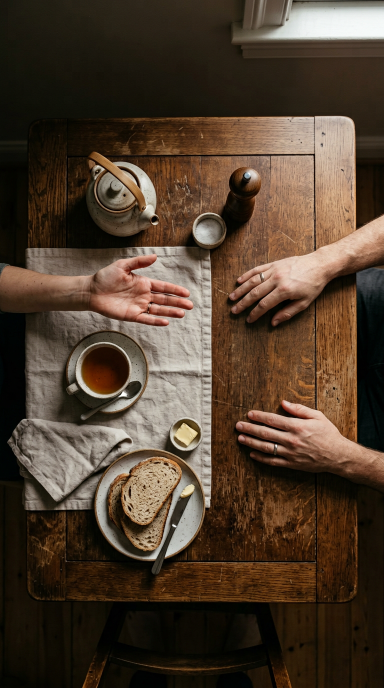
#> input picture production/yeni-senaryolar/VID-002/sahne-1-yeni.png, 768 x 1376 px (shown at 1/2 size)
$ python kapak_vid002_v3.py
#> lines starting #> are read from the running program, lines starting #| are printed output that depends on the picture
#!/usr/bin/env python3
"""Generate a high-contrast, scenario-specific VID-002 mobile cover."""
from pathlib import Path
from PIL import Image, ImageDraw, ImageFont, ImageOps
p = Path(__file__).parent / 'VID-002'
im = ImageOps.fit(Image.open(p / 'sahne-1-yeni.png').convert('RGB'), (1080, 1920))
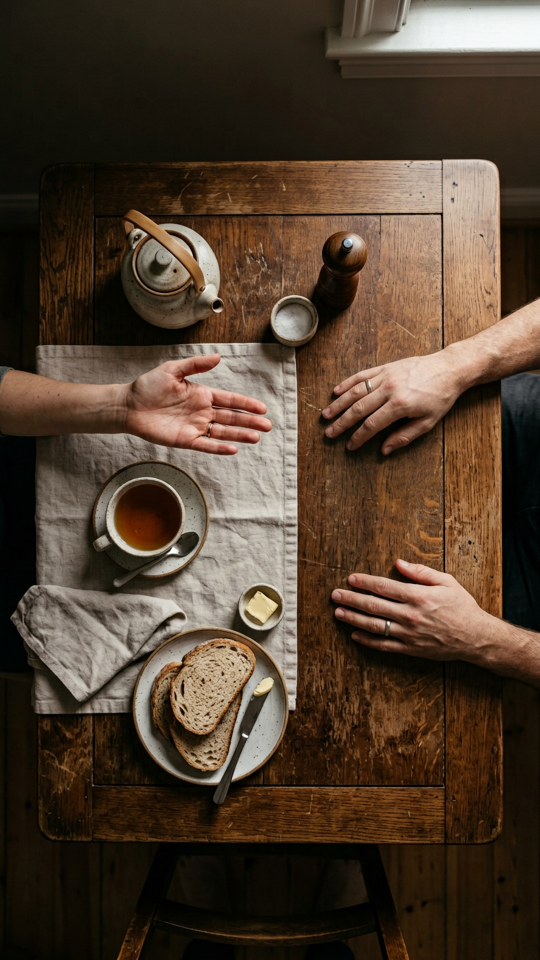
#> im: PIL image 1080x1920 RGB (shown at 1/2 size); mean R, G, B 79.1, 61.7, 46
d = ImageDraw.Draw(im, 'RGBA')
d.rounded_rectangle((25, 560, 1055, 1170), radius=35, fill=(10, 9, 8, 232), outline=(255, 255, 255, 235), width=6)
font_path = '/usr/share/fonts/truetype/dejavu/DejaVuSans-Bold.ttf'
def drawline(y, text, fill, maximum):
#> called with y = 595, text = 'LAF SOKANA', fill = (255, 255, 255, 255), maximum = 148
    for size in range(maximum, 40, -1):
        font = ImageFont.truetype(font_path, size)
        box = d.textbbox((0, 0), text, font=font, stroke_width=3)
        if box[2] - box[0] <= 960:
            break
#> this loop made 16 passes
#> box on passes 1 to 12: (-3, 25, 1065, 143), (-3, 25, 1058, 142), (-3, 25, 1050, 141), (-3, 24, 1043, 140), (-3, 24, 1036, 139), (-3, 24, 1029, 138), (-3, 23, 1022, 137), (-3, 23, 1014, 136), (-3, 23, 1007, 135), (-3, 24, 1000, 135), (-3, 23, 993, 134), (-3, 23, 986, 133)
    x = (1080 - (box[2] - box[0])) // 2
#> x = 60
    d.text((x, y), text, font=font, fill=fill, stroke_width=3, stroke_fill=(0, 0, 0, 255))
drawline(595, 'LAF SOKANA', (255,255,255,255), 148)
drawline(752, 'BEKLENMEDİK', (255,255,255,255), 134)
#> the loop in drawline (call 2), `for size in range(maximum, 40, -1):` made 17 passes
#> box on passes 1 to 12: (-3, -2, 1084, 128), (-3, -2, 1076, 127), (-3, -3, 1068, 126), (-3, -3, 1060, 125), (-3, -3, 1052, 124), (-3, -4, 1043, 123), (-3, -2, 1036, 122), (-3, -2, 1028, 121), (-3, -3, 1020, 120), (-3, -2, 1011, 120), (-3, -3, 1003, 119), (-3, -2, 996, 118)
d.rounded_rectangle((72, 950, 1008, 1122), radius=22, fill=(255, 222, 40, 255), outline=(0,0,0,255), width=5)
drawline(970, 'TEK SORU!', (14, 12, 8, 255), 145)
im.save(p / 'VID-002-img-1-v3.jpg', quality=93)
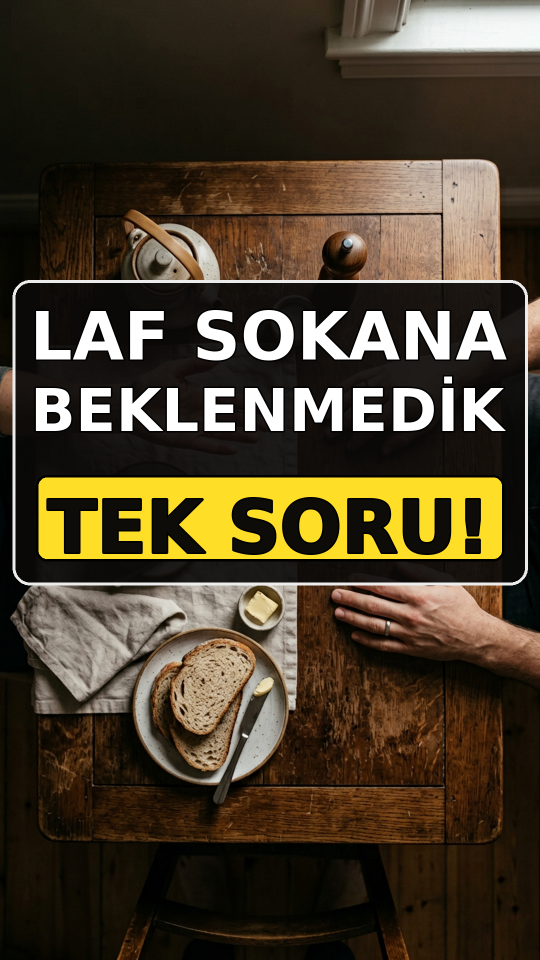
#> saved as VID-002-img-1-v3.jpg: PIL image 1080x1920 RGB (shown at 1/2 size); mean R, G, B 73.7, 61.8, 42.9
im.resize((180, 320)).save('/tmp/vid002-kapak-v3-kucuk.jpg', quality=90)
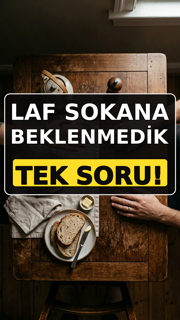
#> saved as vid002-kapak-v3-kucuk.jpg: PIL image 180x320 RGB; mean R, G, B 73.5, 61.7, 42.7

$ run again, with production/yeni-senaryolar/VID-002/sahne-2-yeni.png copied over production/yeni-senaryolar/VID-002/sahne-1-yeni.png
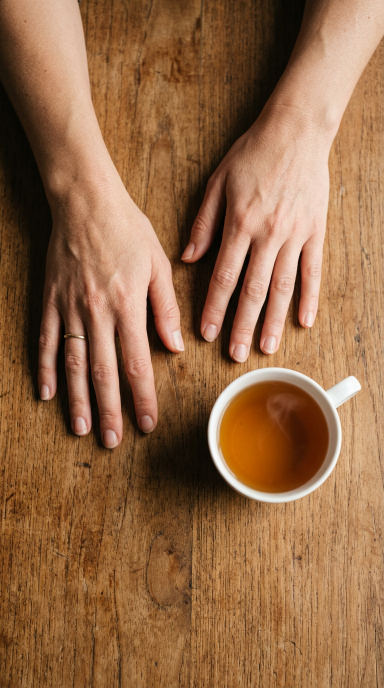
#> input picture production/yeni-senaryolar/VID-002/sahne-2-yeni.png, 768 x 1376 px (shown at 1/2 size)
#> the loop in drawline, `for size in range(maximum, 40, -1):` made 16 passes
#> box on passes 1 to 8: (-3, 25, 1065, 143), (-3, 25, 1058, 142), (-3, 25, 1050, 141), (-3, 24, 1043, 140), (-3, 24, 1036, 139), (-3, 24, 1029, 138), (-3, 23, 1022, 137), (-3, 23, 1014, 136)
#> x = 60
#> the loop in drawline (call 2), `for size in range(maximum, 40, -1):` made 17 passes
#> box on passes 1 to 8: (-3, -2, 1084, 128), (-3, -2, 1076, 127), (-3, -3, 1068, 126), (-3, -3, 1060, 125), (-3, -3, 1052, 124), (-3, -4, 1043, 123), (-3, -2, 1036, 122), (-3, -2, 1028, 121)
#> `im.save(p / 'VID-002-img-1-v3.jpg', quality=93)`:
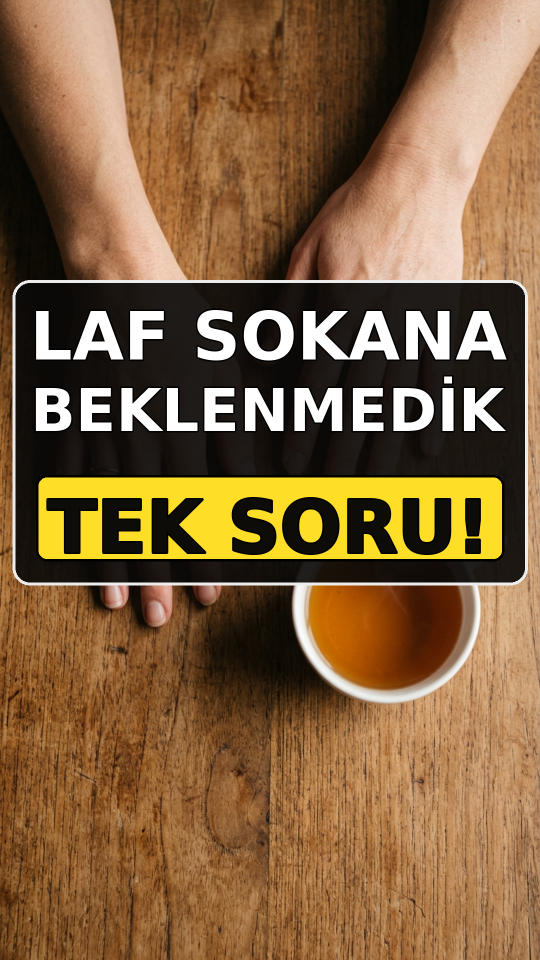
#> saved as VID-002-img-1-v3.jpg: PIL image 1080x1920 RGB (shown at 1/2 size); mean R, G, B 130.2, 97.7, 62.8
#> `im.resize((180, 320)).save('/tmp/vid002-kapak-v3-kucuk.jpg', quality=90)`:
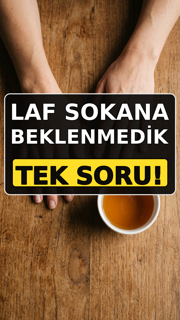
#> saved as vid002-kapak-v3-kucuk.jpg: PIL image 180x320 RGB; mean R, G, B 129.9, 97.6, 62.7

$ run again, with production/yeni-senaryolar/VID-002/sahne-3-yeni.png copied over production/yeni-senaryolar/VID-002/sahne-1-yeni.png
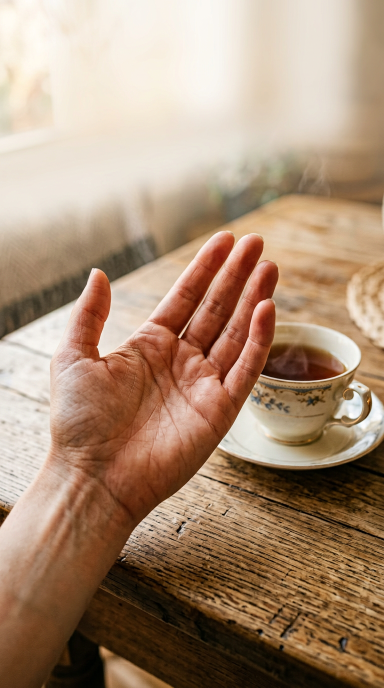
#> input picture production/yeni-senaryolar/VID-002/sahne-3-yeni.png, 768 x 1376 px (shown at 1/2 size)
#> `im = ImageOps.fit(Image.open(p / 'sahne-1-yeni.png').convert('RGB'), (..`:
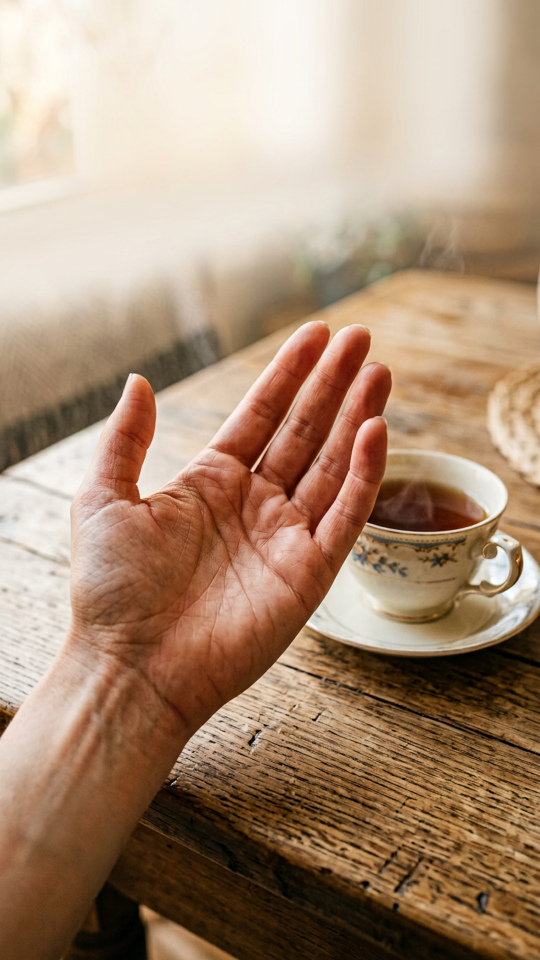
#> im: PIL image 1080x1920 RGB (shown at 1/2 size); mean R, G, B 170, 142.1, 118.2
#> the loop in drawline, `for size in range(maximum, 40, -1):` made 16 passes
#> box on passes 1 to 8: (-3, 25, 1065, 143), (-3, 25, 1058, 142), (-3, 25, 1050, 141), (-3, 24, 1043, 140), (-3, 24, 1036, 139), (-3, 24, 1029, 138), (-3, 23, 1022, 137), (-3, 23, 1014, 136)
#> x = 60
#> the loop in drawline (call 2), `for size in range(maximum, 40, -1):` made 17 passes
#> box on passes 1 to 8: (-3, -2, 1084, 128), (-3, -2, 1076, 127), (-3, -3, 1068, 126), (-3, -3, 1060, 125), (-3, -3, 1052, 124), (-3, -4, 1043, 123), (-3, -2, 1036, 122), (-3, -2, 1028, 121)
#> `im.resize((180, 320)).save('/tmp/vid002-kapak-v3-kucuk.jpg', quality=90)`:
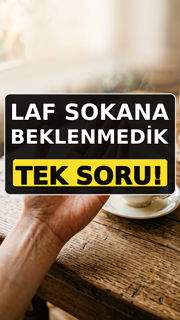
#> saved as vid002-kapak-v3-kucuk.jpg: PIL image 180x320 RGB; mean R, G, B 145.2, 126.9, 101.9

$ run again, with production/yeni-senaryolar/VID-002/sahne-4.png copied over production/yeni-senaryolar/VID-002/sahne-1-yeni.png
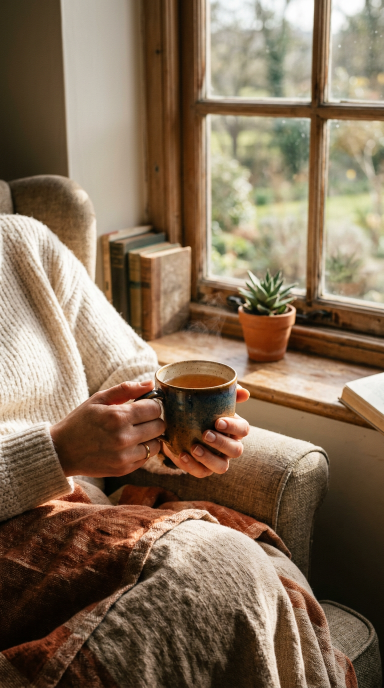
#> input picture production/yeni-senaryolar/VID-002/sahne-4.png, 768 x 1376 px (shown at 1/2 size)
#> `im = ImageOps.fit(Image.open(p / 'sahne-1-yeni.png').convert('RGB'), (..`:
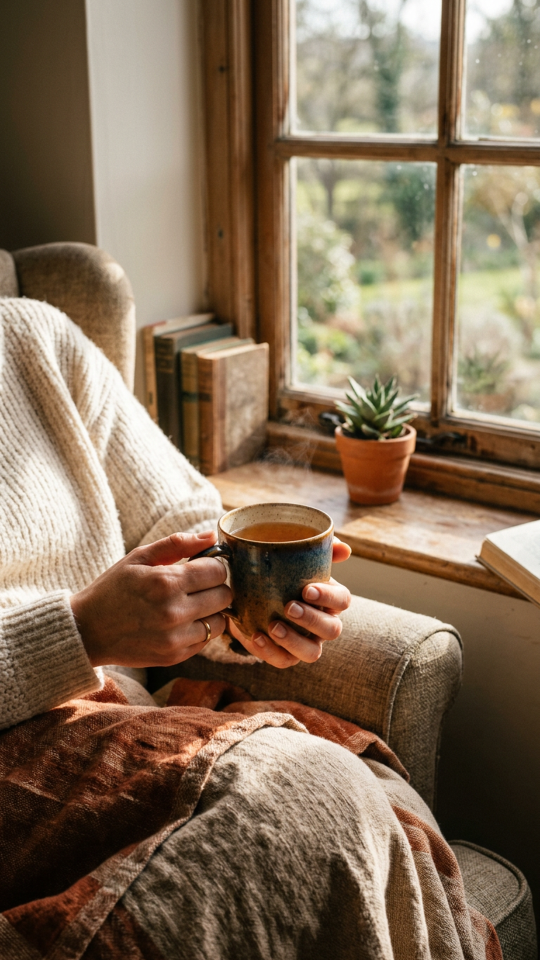
#> im: PIL image 1080x1920 RGB (shown at 1/2 size); mean R, G, B 131.7, 110.4, 88.2
#> the loop in drawline, `for size in range(maximum, 40, -1):` made 16 passes
#> box on passes 1 to 8: (-3, 25, 1065, 143), (-3, 25, 1058, 142), (-3, 25, 1050, 141), (-3, 24, 1043, 140), (-3, 24, 1036, 139), (-3, 24, 1029, 138), (-3, 23, 1022, 137), (-3, 23, 1014, 136)
#> x = 60
#> the loop in drawline (call 2), `for size in range(maximum, 40, -1):` made 17 passes
#> box on passes 1 to 8: (-3, -2, 1084, 128), (-3, -2, 1076, 127), (-3, -3, 1068, 126), (-3, -3, 1060, 125), (-3, -3, 1052, 124), (-3, -4, 1043, 123), (-3, -2, 1036, 122), (-3, -2, 1028, 121)
#> `im.resize((180, 320)).save('/tmp/vid002-kapak-v3-kucuk.jpg', quality=90)`:
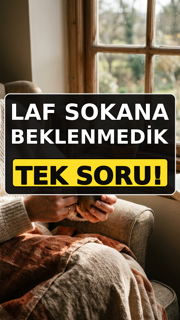
#> saved as vid002-kapak-v3-kucuk.jpg: PIL image 180x320 RGB; mean R, G, B 111.2, 95.2, 71.9
